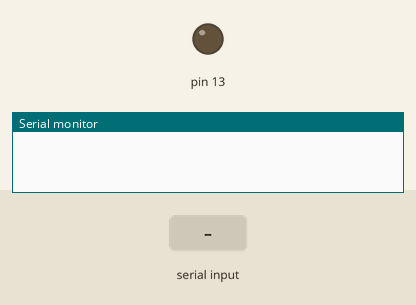
The sketch below on a simulated Arduino Uno, built with avr-gcc and run on an emulated ATmega328P. On the bench: output pins drawn as LEDs (lit = HIGH), the last lines printed to the serial monitor. The inputs (shaded band) are chosen by the test bench.

Above: at 1.2 s.
1.3 s: "b" received over Serial
At 2.1 s:
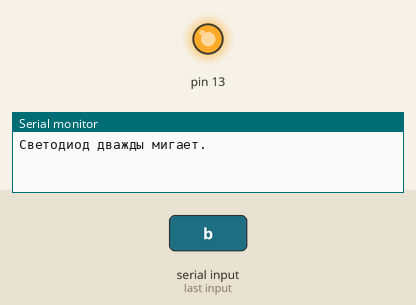
4.3 s: "1" received over Serial
At 4.8 s:
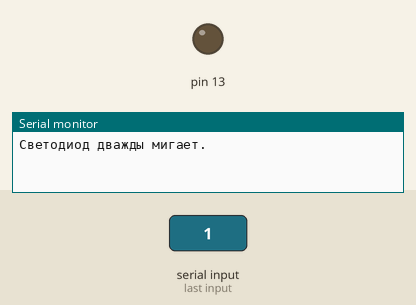
5.8 s: "e" received over Serial
At 7.2 s:
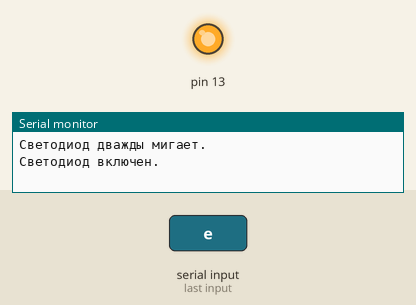
Timing chart, 0 to 8.8 s (numbered marks = the images above; inputs shaded):
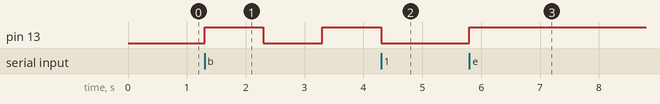

Measured:
- after the input at 1.3 s, pin 13: LOW → HIGH at once, → LOW 1.0 s later, → HIGH 1.0 s later
- after the input at 4.3 s, pin 13: goes on until 4.3 s, then stays LOW
- after the input at 5.8 s, pin 13: LOW → HIGH at once

The sketch:

Blink_warning.ino
```cpp
char inChar;

void setup() {
  pinMode(13, OUTPUT); // Инициализация светодиода
  Serial.begin(115200); // Инициализация Serial - порта
}

void loop() {
  if (Serial.available() > 0)
  {
    inChar = Serial.read();
    if (inChar=='e') // e - Enable - включить
    {
      Serial.println("Светодиод включен.");
      digitalWrite(13,HIGH);
    }
  }

    else if (inChar=='d') // d - Disable - выключить
    {
      Serial.println("Светодиод выключен.");
      digitalWrite(13,LOW);
    }

    else if (inChar=='b')  // b - Blink - выключить режим мигания
    {
      while (true){
      Serial.println("Светодиод дважды мигает.");
      digitalWrite(13,HIGH);
      delay(1000);
      digitalWrite(13,LOW);
      delay(1000);
      digitalWrite(13,HIGH);
      delay(1000);
      digitalWrite(13,LOW);
      delay(1000);
      break;

    }
    }
}
```
